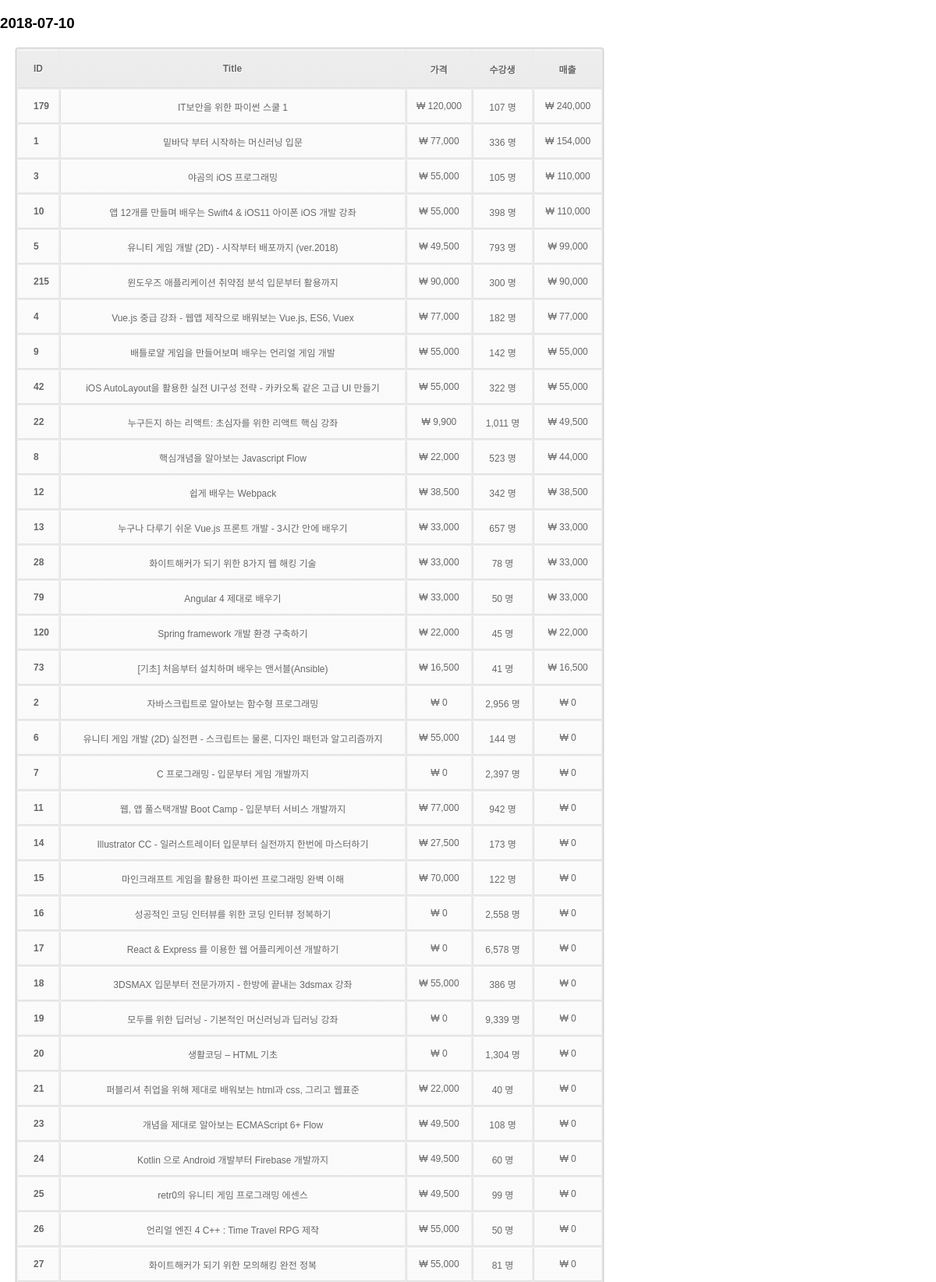
/daily/2018-07-10 (upper part), run on the app's committed database.
### tables this page shows
CREATE TABLE COURSES (
	ID INTEGER PRIMARY KEY,
	URL STRING UNIQUE,
	TITLE STRING,
	RELEASE_DATE STRING
);

### app.py (the view)
@app.route('/daily/<date>')
def daily_index(date):
	sql = "SELECT COURSES.ID, COURSES.TITLE, A.PRICE, A.STUDENT_COUNT, SUM((A.STUDENT_COUNT - B.STUDENT_COUNT) * A.PRICE) AS REVENUE, A.UPDATE_DATE FROM COURSES, SALES A, SALES B WHERE COURSES.ID = A.ID AND A.ID = B.ID AND A.UPDATE_DATE = DATE(B.UPDATE_DATE, '+1 day') AND A.UPDATE_DATE = (?) GROUP BY A.ID, A.UPDATE_DATE ORDER BY REVENUE DESC"
	cur = g.db.execute(sql, [date])
	courses = [dict(ID=row[0], TITLE=row[1], PRICE=format(int(row[2]), ','), STUDENT_COUNT=format(int(row[3]), ','), REVENUE=format(int(row[4]), ','), UPDATE_DATE=row[5]) for row in cur.fetchall()]
	return render_template('daily.html', DATE=date, COURSES=courses)

### app.py (called while the page is built)
def connect_db():
	return sqlite3.connect(app.config['DATABASE'])

@app.before_request
def before_request():
	g.db = connect_db()

@app.teardown_request
def teardown_request(exception):
	g.db.close()

### templates/daily.html (shortened to what this page needs)
<!DOCTYPE html>
<html>
<link rel="stylesheet" href={{ url_for('static', filename='css/table_style.css') }}>
	<head>
	</head>
	<body>
		<div class="box">
			<div class="box-header">
				<h3 class="box-title">  {{ DATE }}</h3>
			</div>
			<div class="box-body">
				<table id="date-table" class="table table-bordered">
					<thead>
						<tr>
							<th>ID</th>
							<th>Title</th>
							<th>가격</th>
							<th>수강생</th>
							<th>매출</th>
						</tr>
					</thead>
					<tbody>
						{% for COURSE in COURSES %}
						<tr>
							<td> <a href="../course/{{ COURSE.ID }}"> {{ COURSE.ID }} </a></td>
							<td> {{ COURSE.TITLE }} </td>
							<td> ₩ {{ COURSE.PRICE }} </td>
							<td> {{ COURSE.STUDENT_COUNT }} 명</td>
							<td> ₩ {{ COURSE.REVENUE }} </td>
						</tr>
						{% endfor %}
					</tbody>
				</table>
			</div>
		</div>
	</body>
</html>

### static/css/table_style.css (style rules this page uses)
body { font-family:Arial, Helvetica, sans-serif; margin:0 auto; }
a:link { color: #666; font-weight: bold; text-decoration:none; }
table a:link { color: #666; font-weight: bold; text-decoration:none; }
table { font-family:Arial, Helvetica, sans-serif; color:#666; font-size:12px; text-shadow: 1px 1px 0px #fff; background:#eaebec; margin:20px; border:#ccc 1px solid; -moz-border-radius:3px; -webkit-border-radius:3px; border-radius:3px; -moz-box-shadow: 0 1px 2px #d1d1d1; -webkit-box-shadow: 0 1px 2px #d1d1d1; box-shadow: 0 1px 2px #d1d1d1; }
table th { padding:15px; border-top:1px solid #fafafa; border-bottom:1px solid #e0e0e0; background: #ededed; background: -webkit-gradient(linear, left top, left bottom, from(#ededed), to(#ebebeb)); background: -moz-linear-gradient(top, #ededed, #ebebeb); }
table th:first-child { text-align: left; padding-left:20px; }
table tr:first-child th:first-child { -moz-border-radius-topleft:3px; -webkit-border-top-left-radius:3px; border-top-left-radius:3px; }
table tr:first-child th:last-child { -moz-border-radius-topright:3px; -webkit-border-top-right-radius:3px; border-top-right-radius:3px; }
table tr { text-align: center; padding-left:20px; }
table tr td:first-child { text-align: left; padding-left:20px; border-left: 0; }
table tr td { padding:12px; border-top: 1px solid #ffffff; border-bottom:1px solid #e0e0e0; border-left: 1px solid #e0e0e0; background: #fafafa; background: -webkit-gradient(linear, left top, left bottom, from(#fbfbfb), to(#fafafa)); background: -moz-linear-gradient(top, #fbfbfb, #fafafa); }

### data on the page
COURSES: ID "179", TITLE "IT보안을 위한 파이썬 스쿨 1", PRICE "120,000", STUDENT_COUNT "107", REVENUE "240,000"
COURSES: ID "1", TITLE "밑바닥 부터 시작하는 머신러닝 입문", PRICE "77,000", STUDENT_COUNT "336", REVENUE "154,000"
COURSES: ID "3", TITLE "야곰의 iOS 프로그래밍", PRICE "55,000", STUDENT_COUNT "105", REVENUE "110,000"
COURSES: ID "10", TITLE "앱 12개를 만들며 배우는 Swift4 & iOS11 아이폰 iOS 개발 강좌", PRICE "55,000", STUDENT_COUNT "398", REVENUE "110,000"
COURSES: ID "5", TITLE "유니티 게임 개발 (2D) - 시작부터 배포까지 (ver.2018)", PRICE "49,500", STUDENT_COUNT "793", REVENUE "99,000"
COURSES: ID "215", TITLE "윈도우즈 애플리케이션 취약점 분석 입문부터 활용까지", PRICE "90,000", STUDENT_COUNT "300", REVENUE "90,000"
COURSES: ID "4", TITLE "Vue.js 중급 강좌 - 웹앱 제작으로 배워보는 Vue.js, ES6, Vuex", PRICE "77,000", STUDENT_COUNT "182", REVENUE "77,000"
COURSES: ID "9", TITLE "배틀로얄 게임을 만들어보며 배우는 언리얼 게임 개발", PRICE "55,000", STUDENT_COUNT "142", REVENUE "55,000"
COURSES: ID "42", TITLE "iOS AutoLayout을 활용한 실전 UI구성 전략 - 카카오톡 같은 고급 UI 만들기", PRICE "55,000", STUDENT_COUNT "322", REVENUE "55,000"
COURSES: ID "22", TITLE "누구든지 하는 리액트: 초심자를 위한 리액트 핵심 강좌", PRICE "9,900", STUDENT_COUNT "1,011", REVENUE "49,500"
COURSES: ID "8", TITLE "핵심개념을 알아보는 Javascript Flow", PRICE "22,000", STUDENT_COUNT "523", REVENUE "44,000"
COURSES: ID "12", TITLE "쉽게 배우는 Webpack", PRICE "38,500", STUDENT_COUNT "342", REVENUE "38,500"
COURSES: ID "13", TITLE "누구나 다루기 쉬운 Vue.js 프론트 개발 - 3시간 안에 배우기", PRICE "33,000", STUDENT_COUNT "657", REVENUE "33,000"
COURSES: ID "28", TITLE "화이트해커가 되기 위한 8가지 웹 해킹 기술", PRICE "33,000", STUDENT_COUNT "78", REVENUE "33,000"
COURSES: ID "79", TITLE "Angular 4 제대로 배우기", PRICE "33,000", STUDENT_COUNT "50", REVENUE "33,000"
COURSES: ID "120", TITLE "Spring framework 개발 환경 구축하기", PRICE "22,000", STUDENT_COUNT "45", REVENUE "22,000"
COURSES: ID "73", TITLE "[기초] 처음부터 설치하며 배우는 앤서블(Ansible)", PRICE "16,500", STUDENT_COUNT "41", REVENUE "16,500"
COURSES: ID "2", TITLE "자바스크립트로 알아보는 함수형 프로그래밍", PRICE "0", STUDENT_COUNT "2,956", REVENUE "0"
COURSES: ID "6", TITLE "유니티 게임 개발 (2D) 실전편 - 스크립트는 물론, 디자인 패턴과 알고리즘까지", PRICE "55,000", STUDENT_COUNT "144", REVENUE "0"
COURSES: ID "7", TITLE "C 프로그래밍 - 입문부터 게임 개발까지", PRICE "0", STUDENT_COUNT "2,397", REVENUE "0"
COURSES: ID "11", TITLE "웹, 앱 풀스택개발 Boot Camp - 입문부터 서비스 개발까지", PRICE "77,000", STUDENT_COUNT "942", REVENUE "0"
COURSES: ID "14", TITLE "Illustrator CC - 일러스트레이터 입문부터 실전까지 한번에 마스터하기", PRICE "27,500", STUDENT_COUNT "173", REVENUE "0"
COURSES: ID "15", TITLE "마인크래프트 게임을 활용한 파이썬 프로그래밍 완벽 이해", PRICE "70,000", STUDENT_COUNT "122", REVENUE "0"
COURSES: ID "16", TITLE "성공적인 코딩 인터뷰를 위한 코딩 인터뷰 정복하기", PRICE "0", STUDENT_COUNT "2,558", REVENUE "0"
COURSES: ID "17", TITLE "React & Express 를 이용한 웹 어플리케이션 개발하기", PRICE "0", STUDENT_COUNT "6,578", REVENUE "0"
COURSES: ID "18", TITLE "3DSMAX 입문부터 전문가까지 - 한방에 끝내는 3dsmax 강좌", PRICE "55,000", STUDENT_COUNT "386", REVENUE "0"
COURSES: ID "19", TITLE "모두를 위한 딥러닝 - 기본적인 머신러닝과 딥러닝 강좌", PRICE "0", STUDENT_COUNT "9,339", REVENUE "0"
COURSES: ID "20", TITLE "생활코딩 – HTML 기초", PRICE "0", STUDENT_COUNT "1,304", REVENUE "0"
COURSES: ID "21", TITLE "퍼블리셔 취업을 위해 제대로 배워보는 html과 css, 그리고 웹표준", PRICE "22,000", STUDENT_COUNT "40", REVENUE "0"
COURSES: ID "23", TITLE "개념을 제대로 알아보는 ECMAScript 6+ Flow", PRICE "49,500", STUDENT_COUNT "108", REVENUE "0"
COURSES: ID "24", TITLE "Kotlin 으로 Android 개발부터 Firebase 개발까지", PRICE "49,500", STUDENT_COUNT "60", REVENUE "0"
COURSES: ID "25", TITLE "retr0의 유니티 게임 프로그래밍 에센스", PRICE "49,500", STUDENT_COUNT "99", REVENUE "0"
COURSES: ID "26", TITLE "언리얼 엔진 4 C++ : Time Travel RPG 제작", PRICE "55,000", STUDENT_COUNT "50", REVENUE "0"
COURSES: ID "27", TITLE "화이트해커가 되기 위한 모의해킹 완전 정복", PRICE "55,000", STUDENT_COUNT "81", REVENUE "0"

### other printed values
{{ DATE }} "2018-07-10"
